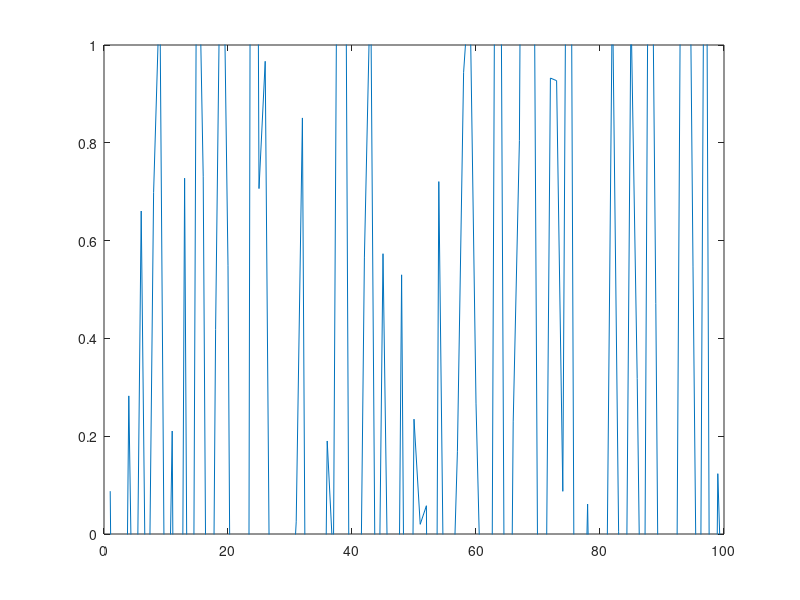

MATLAB code to generate this figure:
function result = test_ylim_001
result = false;
a = figure;
plot(randn(1,100));
ylim([0,1]);
drawnow;
g = ylim;
close(a);
result = all(g == [0,1]);
